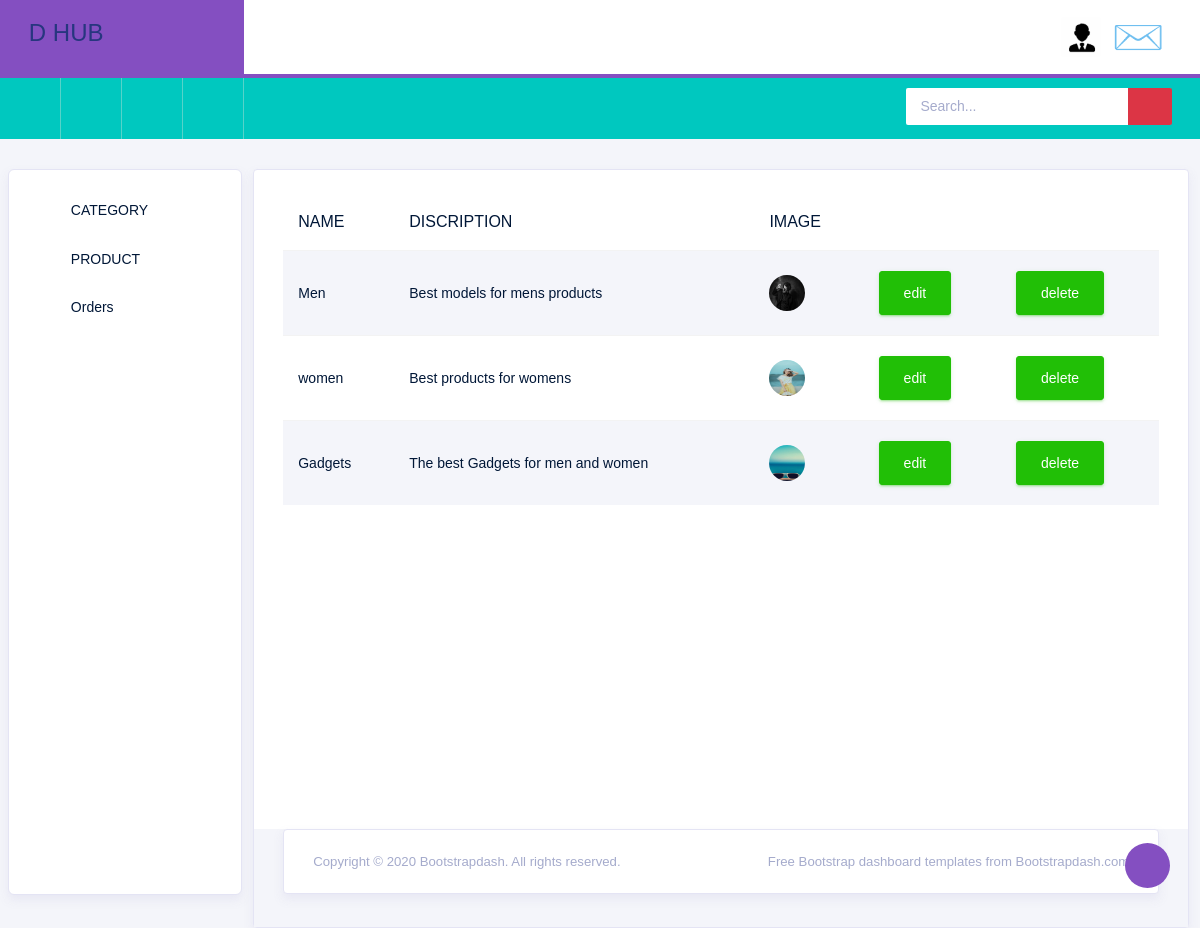
Screenshot of /backapp/displaycategory/ with the database file from the repository.
### backapp/models.py (models this page shows)
class categorydb(models.Model):
    NAME = models.CharField(max_length=100, null=True, blank=True)
    DISCRIPTION = models.CharField(max_length=100, null=True, blank=True)
    IMAGE = models.ImageField(upload_to="profile")

### backapp/views.py (the view)
# urls.py: path('displaycategory/',views.displaycategory,name="displaycategory"),
def displaycategory(req):
    data = categorydb.objects.all()
    return render(req,"displaycategory.html",{'data':data})

### backapp/templates/displaycategory.html (shortened to what this page needs)
<!DOCTYPE html>
{% extends 'index.html' %}
{% block content %}
<html lang="en">
<head>
</head>
<body>
<div class="col-lg-12 grid-margin stretch-card">
                <div class="card">
                  <div class="card-body">
                    <div class="table-responsive">
                      <table class="table table-striped">
                        <thead>
                          <tr>
                            <th> NAME </th>
                            <th> DISCRIPTION </th>
                            <th> IMAGE </th>
                          </tr>
                        </thead>
                        <tbody>
                        {% for d in data %}
                          <tr>
                            <td>{{ d.NAME }}</td>
                            <td>{{ d.DISCRIPTION }}</td>
                            <td>
                               <img src="{{d.IMAGE.url}}">
                            </td>
                            <td>
                              <form action="{% url 'editcategory' dataid=d.id %} ">
                              <button type="submit" class="btn btn-success">edit </button>
                              </form>
                            </td>
                            <td>
                              <form action="{% url 'deletecategory' dataid=d.id %} ">
                              <button type="submit" class="btn btn-success">delete </button>
                              </form>
                            </td>
                          </tr>
                        {% endfor %}
                        </tbody>
                      </table>
                    </div>
              </div>
</body>
</html>
{% endblock %}

### rows the page displays
categorydb: NAME "Men", DISCRIPTION "Best models for mens products", IMAGE (picture)
categorydb: NAME "women", DISCRIPTION "Best products for womens", IMAGE (picture)
categorydb: NAME "Gadgets", DISCRIPTION "The best Gadgets for men and women", IMAGE (picture)
